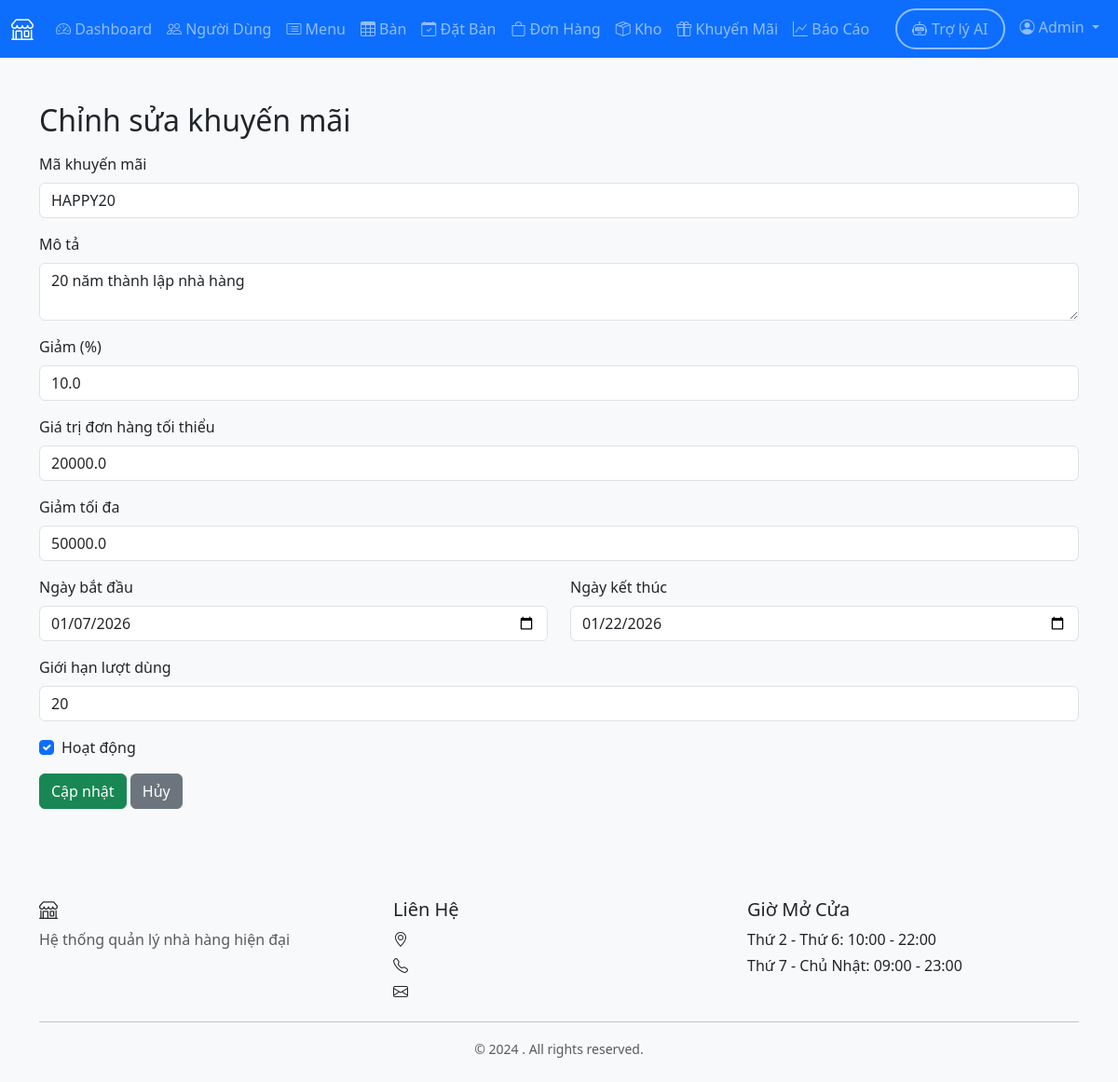
Screenshot of /admin/promotion/1/edit (signed in) with the database file from the repository.
### models.py (models this page shows, shortened)
class User(UserMixin, db.Model):
    __tablename__ = 'users'
    user_id = db.Column(db.Integer, primary_key=True)
    name = db.Column(db.String(100), nullable=False)
    email = db.Column(db.String(120), unique=True, nullable=False)
    password_hash = db.Column(db.String(255), nullable=False)
    phone = db.Column(db.String(20))
    role = db.Column(db.String(20), nullable=False, default='customer')
    employee_type = db.Column(db.String(50))
    created_at = db.Column(db.DateTime, default=datetime.utcnow)
    active = db.Column(db.Boolean, default=True)
    health_check_date = db.Column(db.Date, nullable=True)
    reservations = db.relationship('Reservation', backref='customer', lazy=True)
    orders = db.relationship('Order', foreign_keys='Order.customer_id', backref='customer', lazy=True)
    feedbacks = db.relationship('Feedback', backref='customer', lazy=True)

class Promotion(db.Model):
    __tablename__ = 'promotions'
    promo_id = db.Column(db.Integer, primary_key=True)
    code = db.Column(db.String(50), unique=True, nullable=False)
    description = db.Column(db.Text)
    discount_percent = db.Column(db.Float, nullable=False)
    discount_amount = db.Column(db.Float)
    min_order_amount = db.Column(db.Float, default=0)
    max_discount = db.Column(db.Float)
    start_date = db.Column(db.DateTime, nullable=False)
    end_date = db.Column(db.DateTime, nullable=False)
    active = db.Column(db.Boolean, default=True)
    usage_limit = db.Column(db.Integer)
    usage_count = db.Column(db.Integer, default=0)

### routes/admin.py (the view, shortened to what this page needs)
@bp.route('/promotion/<int:promo_id>/edit', methods=['GET', 'POST'])
@login_required
@admin_required
def edit_promotion(promo_id):
    promo = Promotion.query.get_or_404(promo_id)
    return render_template('admin/edit_promotion.html', promo=promo)

### routes/admin.py (called while the page is built)
def admin_required(f):
    from functools import wraps
    @wraps(f)
    def decorated_function(*args, **kwargs):
        if not current_user.is_authenticated or current_user.role != 'admin':
            flash('Bạn không có quyền truy cập trang này.', 'danger')
            return redirect(url_for('auth.login'))
        return f(*args, **kwargs)
    return decorated_function

### templates/admin/edit_promotion.html (shortened to what this page needs)
{% extends "base.html" %}
{% block content %}
<div class="container mt-4">
    <h2>Chỉnh sửa khuyến mãi</h2>
    <form method="POST" class="mt-3">
        <div class="mb-3">
            <label class="form-label">Mã khuyến mãi</label>
            <input type="text" class="form-control" name="code" value="{{ promo.code }}" required>
        </div>
        <div class="mb-3">
            <label class="form-label">Mô tả</label>
            <textarea class="form-control" name="description">{{ promo.description }}</textarea>
        </div>
        <div class="mb-3">
            <label class="form-label">Giảm (%)</label>
            <input type="number" class="form-control" name="discount_percent" value="{{ promo.discount_percent }}"
                required min="0" max="100" step="0.1">
        </div>
        <div class="mb-3">
            <label class="form-label">Giá trị đơn hàng tối thiểu</label>
            <input type="number" class="form-control" name="min_order_amount" value="{{ promo.min_order_amount }}"
                step="0.01">
        </div>
        <div class="mb-3">
            <label class="form-label">Giảm tối đa</label>
            <input type="number" class="form-control" name="max_discount" value="{{ promo.max_discount or '' }}"
                step="0.01">
        </div>
        <div class="row">
            <div class="col-md-6 mb-3">
                <label class="form-label">Ngày bắt đầu</label>
                <input type="date" class="form-control" name="start_date"
                    value="{{ promo.start_date.strftime('%Y-%m-%d') }}" required>
            </div>
            <div class="col-md-6 mb-3">
                <label class="form-label">Ngày kết thúc</label>
                <input type="date" class="form-control" name="end_date"
                    value="{{ promo.end_date.strftime('%Y-%m-%d') }}" required>
            </div>
        </div>
        <div class="mb-3">
            <label class="form-label">Giới hạn lượt dùng</label>
            <input type="number" class="form-control" name="usage_limit" value="{{ promo.usage_limit or '' }}">
        </div>
        <div class="form-check mb-3">
            <input class="form-check-input" type="checkbox" name="active" id="active" {% if promo.active %}checked{%
                endif %}>
            <label class="form-check-label" for="active">Hoạt động</label>
        </div>
        <button type="submit" class="btn btn-success">Cập nhật</button>
        <a href="{{ url_for('admin.promotions') }}" class="btn btn-secondary">Hủy</a>
    </form>
</div>
{% endblock %}

### templates/base.html (shortened to what this page needs)
<!DOCTYPE html>
<html lang="vi">
<head>
    <link href="https://cdn.jsdelivr.net/npm/bootstrap@5.3.2/dist/css/bootstrap.min.css" rel="stylesheet">
    <link rel="stylesheet" href="https://cdn.jsdelivr.net/npm/bootstrap-icons@1.11.1/font/bootstrap-icons.css">
    <link rel="stylesheet" href="{{ url_for('static', filename='css/style.css') }}">
</head>
<body>
    {% if current_user.is_authenticated %}
    <nav class="navbar navbar-expand-lg navbar-dark bg-primary">
        <div class="container-fluid">
            <a class="navbar-brand" href="{{ url_for('index') }}">
                <i class="bi bi-shop"></i> {{ restaurant_name }}
            </a>
            <div class="collapse navbar-collapse" id="navbarNav">
                <ul class="navbar-nav me-auto">
                    {% if current_user.role == 'customer' %}
                        <li class="nav-item">
                            <a class="nav-link" href="{{ url_for('customer.dashboard') }}">
                                <i class="bi bi-house"></i> Dashboard
                            </a>
                        </li>
                        <li class="nav-item">
                            <a class="nav-link" href="{{ url_for('customer.menu') }}">
                                <i class="bi bi-card-list"></i> Menu
                            </a>
                        </li>
                        <li class="nav-item">
                            <a class="nav-link" href="{{ url_for('customer.reservation') }}">
                                <i class="bi bi-calendar-check"></i> Đặt Bàn
                            </a>
                        </li>
                        <li class="nav-item">
                            <a class="nav-link" href="{{ url_for('customer.my_orders') }}">
                                <i class="bi bi-bag"></i> Đơn Hàng
                            </a>
                        </li>
                        <li class="nav-item">
                            <a class="nav-link" href="{{ url_for('customer.promotions') }}">
                                <i class="bi bi-gift"></i> Khuyến Mãi
                            </a>
                        </li>
                    {% elif current_user.role == 'admin' %}
                        <li class="nav-item">
                            <a class="nav-link" href="{{ url_for('admin.dashboard') }}">
                                <i class="bi bi-speedometer2"></i> Dashboard
                            </a>
                        </li>
                        <li class="nav-item">
                            <a class="nav-link" href="{{ url_for('admin.users') }}">
                                <i class="bi bi-people"></i> Người Dùng
                            </a>
                        </li>
                        <li class="nav-item">
                            <a class="nav-link" href="{{ url_for('admin.menu') }}">
                                <i class="bi bi-card-list"></i> Menu
                            </a>
                        </li>
                        <li class="nav-item">
                            <a class="nav-link" href="{{ url_for('admin.tables') }}">
                                <i class="bi bi-table"></i> Bàn
                            </a>
                        </li>
                        <li class="nav-item">
                            <a class="nav-link" href="{{ url_for('admin.reservations') }}">
                                <i class="bi bi-calendar-check"></i> Đặt Bàn
                            </a>
                        </li>
                        <li class="nav-item">
                            <a class="nav-link" href="{{ url_for('admin.orders') }}">
                                <i class="bi bi-bag"></i> Đơn Hàng
                            </a>
                        </li>
                        <li class="nav-item">
                            <a class="nav-link" href="{{ url_for('admin.inventory') }}">
                                <i class="bi bi-box-seam"></i> Kho
                            </a>
                        </li>
                        <li class="nav-item">
                            <a class="nav-link" href="{{ url_for('admin.promotions') }}">
                                <i class="bi bi-gift"></i> Khuyến Mãi
                            </a>
                        </li>
                        <li class="nav-item">
                            <a class="nav-link" href="{{ url_for('admin.reports') }}">
                                <i class="bi bi-graph-up"></i> Báo Cáo
                            </a>
                        </li>
                    {% endif %}
                </ul>
                <ul class="navbar-nav">
                    <li class="nav-item">
                        <a class="nav-link btn btn-outline-primary rounded-pill px-3 me-2"
                           href="{{ url_for('chatbot.index') }}"
                           style="border: 2px solid; display: flex; align-items: center; gap: 5px;">
                            <i class="bi bi-robot"></i>
                            <span class="d-none d-lg-inline">Trợ lý AI</span>
                        </a>
                    </li>
                    <li class="nav-item dropdown">
                        <a class="nav-link dropdown-toggle" href="#" id="navbarDropdown" role="button" data-bs-toggle="dropdown">
                            <i class="bi bi-person-circle"></i> {{ current_user.name }}
                        </a>
                    </li>
                </ul>
            </div>
        </div>
    </nav>
    {% endif %}
    <main class="{% if current_user.is_authenticated %}py-4{% endif %}">
        {% block content %}{% endblock %}
    </main>
    {% if current_user.is_authenticated %}
    <footer class="bg-light mt-5 py-4">
        <div class="container">
            <div class="row">
                <div class="col-md-4">
                    <h5><i class="bi bi-shop"></i> {{ restaurant_name }}</h5>
                    <p class="text-muted">Hệ thống quản lý nhà hàng hiện đại</p>
                </div>
                <div class="col-md-4">
                    <h5>Liên Hệ</h5>
                    <p class="mb-1"><i class="bi bi-geo-alt"></i> {{ restaurant_address }}</p>
                    <p class="mb-1"><i class="bi bi-telephone"></i> {{ restaurant_phone }}</p>
                    <p class="mb-1"><i class="bi bi-envelope"></i> {{ restaurant_email }}</p>
                </div>
                <div class="col-md-4">
                    <h5>Giờ Mở Cửa</h5>
                    <p class="mb-1">Thứ 2 - Thứ 6: 10:00 - 22:00</p>
                    <p class="mb-1">Thứ 7 - Chủ Nhật: 09:00 - 23:00</p>
                </div>
            </div>
            <hr>
            <div class="text-center text-muted">
                <small>&copy; 2024 {{ restaurant_name }}. All rights reserved.</small>
            </div>
        </div>
    </footer>
    {% endif %}
</body>
</html>

### static/css/style.css (style rules this page uses)
:root { --primary-color: #0d6efd; --success-color: #198754; --warning-color: #ffc107; --danger-color: #dc3545; --info-color: #0dcaf0; }
body { font-family: 'Segoe UI', Tahoma, Geneva, Verdana, sans-serif; background-color: #f8f9fa; }
.navbar-brand { font-weight: 600; font-size: 1.5rem; }
.btn { transition: all 0.3s ease; }
footer { margin-top: auto; }

### rows the page displays
User: name "Admin"
Promotion: code "HAPPY20", description "20 năm thành lập nhà hàng", discount_percent "10.0", min_order_amount "20000.0", max_discount "50000.0", start_date "01/07/2026", end_date "01/22/2026", usage_limit "20", active "☑"
